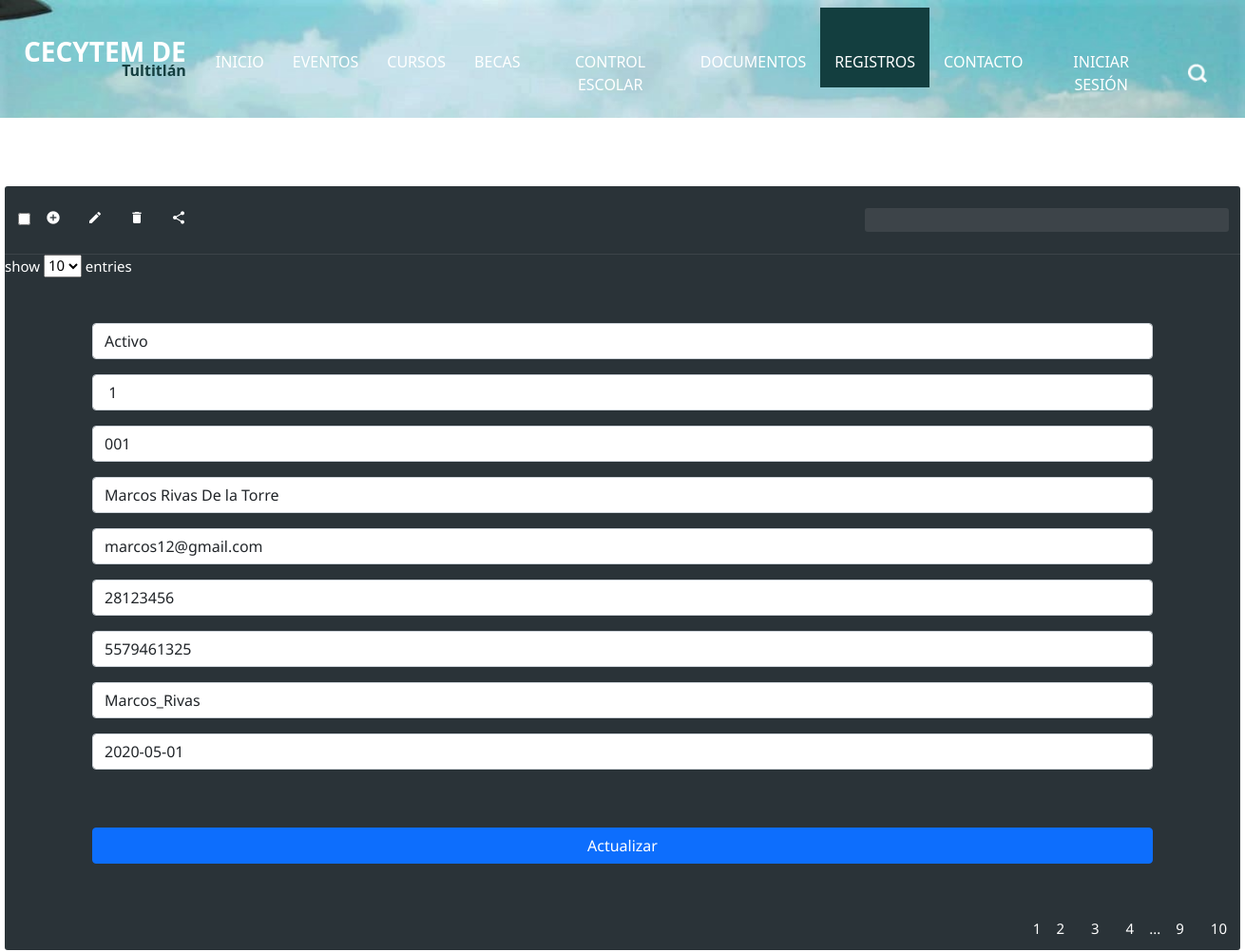
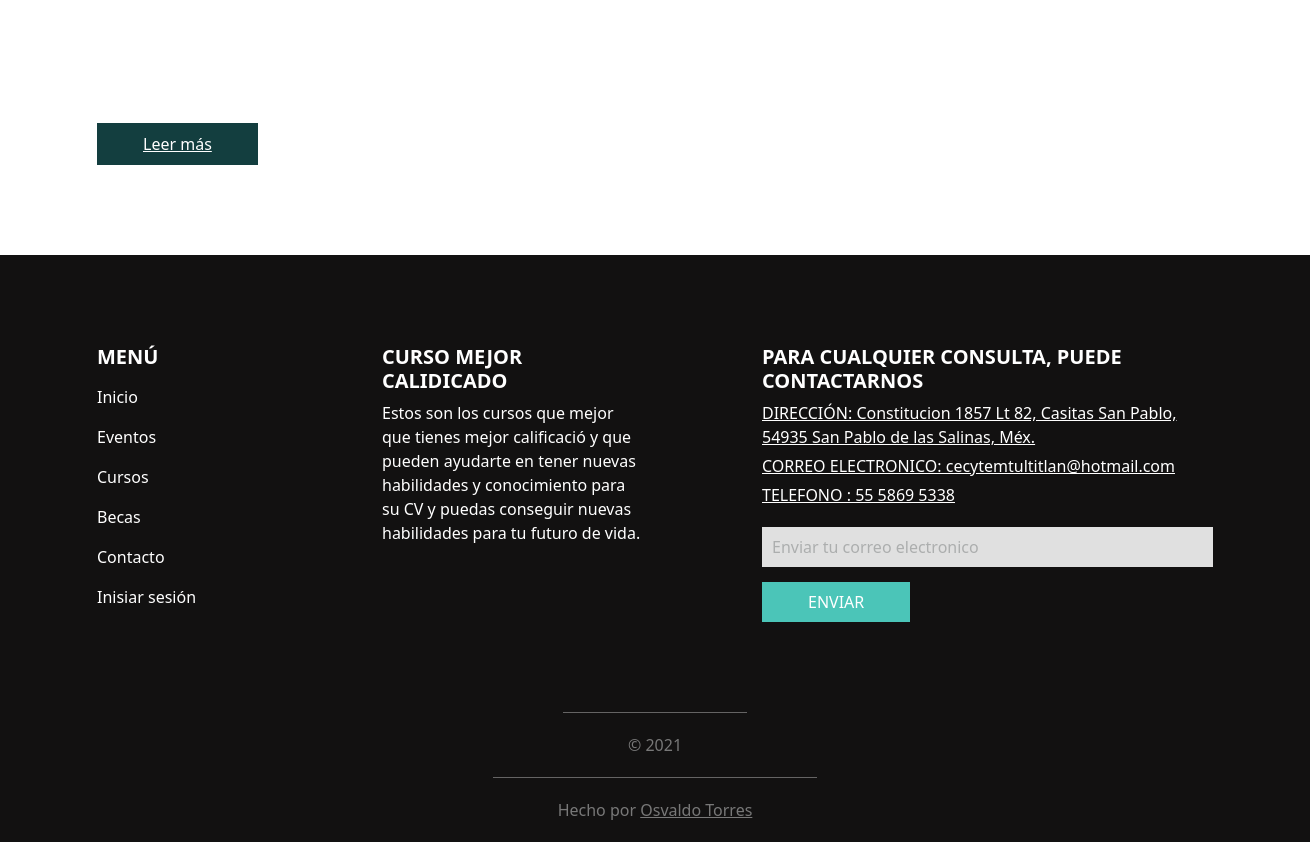
The app's page /actualizar.php?id=1 with its own data (2 pictures, top to bottom).
### tables this page shows
CREATE TABLE `registros` (
  `Estatus` varchar(150) NOT NULL,
  `Id` int(150) NOT NULL,
  `Numtrab` varchar(150) NOT NULL,
  `Nombre` varchar(45) NOT NULL,
  `Correo` varchar(45) NOT NULL,
  `Contraseña` varchar(45) NOT NULL,
  `Telefono` varchar(15) NOT NULL,
  `Usuario` varchar(45) NOT NULL,
  `Fecha` date NOT NULL
);

### actualizar.php (the view, shortened to what this page needs)
<?php
    $con=conectar();
$id=$_GET['id'];
$sql="SELECT * FROM registros WHERE Id='$id'";
$query=mysqli_query($con,$sql);
$row=mysqli_fetch_array($query);
?>
<!DOCTYPE html>
<html>
<head>
  <link rel="stylesheet" type="text/css" href="css/bootstrap.css" />
  <link href="css/style.css" rel="stylesheet" />
  <link href="css/responsive.css" rel="stylesheet" />
  <link rel="stylesheet" href="main.css">
  <link href="css/style.css" rel="stylesheet">
        <link href="https://cdn.jsdelivr.net/npm/bootstrap@5.0.0-beta1/dist/css/bootstrap.min.css" rel="stylesheet">
</head>
<body class="sub_page">
  <div class="hero_area">
    <header class="header_section">
      <div class="container-fluid">
        <nav class="navbar navbar-expand-lg custom_nav-container ">
          <a class="navbar-brand" href="index.html">
            <h3>
              Cecytem de
            </h3>
            <span> Tultitlán</span>
          </a>
          <div class="collapse navbar-collapse ml-auto" id="navbarSupportedContent">
            <ul class="navbar-nav  ml-auto">
              <li class="nav-item ">
                <a class="nav-link" href="index.html">Inicio <span class="sr-only">(current)</span></a>
              </li>
              <li class="nav-item">
                <a class="nav-link" href=""> Eventos </a>
              </li>
              <li class="nav-item">
                <a class="nav-link" href="course.html"> Cursos </a>
              </li>
              <li class="nav-item">
                <a class="nav-link" href=""> Becas </a>
              </li>
              <li class="nav-item">
                <a class="nav-link" href="CEscolar.html"> Control Escolar</a>
              </li>
              <li class="nav-item ">
                <a class="nav-link" href="CEscolar2.html">
                  Documentos</a
                >
              </li>
             <li class="nav-item active">
              <a class="nav-link" href="eventos.html"> Registros</a>
            </li>
              <li class="nav-item">
                <a class="nav-link" href="">Contacto</a>
              </li>
              <li class="nav-item">
                <a class="nav-link" href="login.html">Iniciar sesión</a>
              </li>
            </ul>
            <form class="form-inline my-2 my-lg-0 ml-0 ml-lg-4 mb-3 mb-lg-0">
              <button class="btn  my-2 my-sm-0 nav_search-btn" type="submit"></button>
            </form>
          </div>
        </nav>
      </div>
    </header>
  </div><br><br><br>
  <div class="datatable-container">
    <div class="header-tools">
      <div class="tools">
        <ul>
          <li><span><input type="checkbox"></span></li>
          <li>
            <button>
              <i class="material-icons">add_circle</i>
            </button>
          </li>
          <li>
            <button>
              <i class="material-icons">edit</i>
            </button>
          </li>
          <li>
            <button>
              <i class="material-icons">delete</i>
            </button>
          </li>
          <li>
            <button>
              <i class="material-icons">share</i>
            </button>
          </li>
        </ul>
      </div>
      <div class="search">
        <input type="tect" name="" id="" class="search-input">
      </div>
    </div>
    <div class="footer-tools">
      <div class="list-items">
        show
        <select name="n-entries" id="n-enties" class="n-entries">
          <option value="10" selected>10</option>
        </select>
        entries
      </div>
      <div class="container mt-5">
                    <form action="updete.php" method="POST">
                                <input type="text" class="form-control mb-3" name="Estatus" placeholder="Estatus" value="<?php echo $row['Estatus']  ?>">
                                <input type="text" class="form-control mb-3" name="Id" placeholder="Id" value=" <?php echo $row['Id']  ?>">
                                <input type="text" class="form-control mb-3" name="Numtrab" placeholder="Numtrab" value="<?php echo $row['Numtrab']  ?>">
                                <input type="text" class="form-control mb-3" name="Nombre" placeholder="Nombre" value="<?php echo $row['Nombre']  ?>">
                                <input type="text" class="form-control mb-3" name="Correo" placeholder="Correo" value="<?php echo $row['Correo']  ?>">
                                <input type="text" class="form-control mb-3" name="Contraseña" placeholder="Contraseña" value="<?php echo $row['Contraseña']  ?>">
                                <input type="text" class="form-control mb-3" name="Telefono" placeholder="Telefono" value="<?php echo $row['Telefono']  ?>">
                                <input type="text" class="form-control mb-3" name="Usuario" placeholder="Usuario" value="<?php echo $row['Usuario']  ?>">
                                <input type="text" class="form-control mb-3" name="Fecha" placeholder="Fecha" value="<?php echo $row['Fecha']  ?>">
                                <br><br>
                            <input type="submit" class="btn btn-primary btn-block" value="Actualizar">
                    </form><br><br>
                </div>
      <div class="pages">
        <ul>
          <li><span class="active">1</span></li>
          <li><button>2</button></li>
          <li><button>3</button></li>
          <li><button>4</button></li>
          <li><span>...</span></li>
          <li><button>9</button></li>
          <li><button>10</button></li>
        </ul>
      </div>
    </div>
  </div>
  <section class="event_section layout_padding">
    <div class="container">
      <div class="btn-box">
        <a href="">
          Leer más
        </a>
      </div>
  </section>
 <section class="info_section layout_padding">
  <div class="container">
    <div class="row">
      <div class="col-md-3">
        <div class="info_menu">
          <h5>
            Menú
          </h5>
          <ul class="navbar-nav  ">
            <li class="nav-item active">
              <a class="nav-link" href="index.html">Inicio <span class="sr-only">(current)</span></a>
            </li>
            <li class="nav-item">
              <a class="nav-link" href="about.html"> Eventos </a>
            </li>
            <li class="nav-item">
              <a class="nav-link" href="course.html"> Cursos </a>
            </li>
            <li class="nav-item">
              <a class="nav-link" href="event.html"> Becas </a>
            </li>
            <li class="nav-item">
              <a class="nav-link" href="contact.html">Contacto</a>
            </li>
            <li class="nav-item">
              <a class="nav-link" href="login.html">Inisiar sesión</a>
            </li>
          </ul>
        </div>
      </div>
      <div class="col-md-3">
        <div class="info_course">
          <h5>
            CURSO MEJOR CALIDICADO
          </h5>
          <p>
            Estos son los cursos que mejor que tienes mejor calificació y
          que pueden ayudarte en tener nuevas habilidades y conocimiento
          para su CV y puedas conseguir nuevas habilidades para tu futuro
          de vida.
          </p>
        </div>
      </div>
      <div class="col-md-5 offset-md-1">
        <div class="info_news">
          <h5>
            PARA CUALQUIER CONSULTA, PUEDE CONTACTARNOS
          </h5>
          <div class="info_contact">
            <a href="">
              DIRECCIÓN: Constitucion 1857 Lt 82, Casitas San Pablo,
               54935 San Pablo de las Salinas, Méx.
            </a>
            <a href="">
              CORREO ELECTRONICO: cecytemtultitlan@hotmail.com
            </a>
            <a href="">
              TELEFONO : 55 5869 5338
            </a>
          </div>
          <form action="">
            <input type="text" placeholder="Enviar tu correo electronico" />
            <button>
              ENVIAR
            </button>
          </form>
        </div>
      </div>
    </div>
  </div>
</section>
<footer class="container-fluid footer_section">
  <p>
    &copy; 2021
  </p>
</footer>
<footer class="container-fluid footer_section">
  <p>
    Hecho por
    <a href="https://themewagon.com/">Osvaldo Torres</a>
  </p>
</footer>
</body>
</html>

### css/style.css (style rules this page uses)
body { font-family: "Poppins", sans-serif; color: #000000; background-color: #ffffff; }
.layout_padding { padding: 90px 0; }
.hero_area { height: 100vh; background-color: #b5caee; background-image: url(../images/ce.jpg); background-size: cover; }
.sub_page .hero_area { height: auto; }
.header_section .container-fluid { padding-right: 25px; padding-left: 25px; }
.custom_nav-container .navbar-nav .nav-item .nav-link { padding: 45px 15px 15px; color: #ffffff; text-align: center; position: relative; text-transform: uppercase; }
.custom_nav-container .navbar-nav .nav-item:hover .nav-link, .custom_nav-container .navbar-nav .nav-item.active .nav-link { background-color: #133e3f; }
.custom_nav-container .form-inline { padding-top: 30px; }
a, a:hover, a:focus { text-decoration: none; }
.btn, .btn:focus { outline: none !important; -webkit-box-shadow: none; box-shadow: none; }
.custom_nav-container .nav_search-btn { background-image: url(../images/search-icon.png); background-size: 20px; background-repeat: no-repeat; background-position-y: 7px; width: 35px; height: 35px; padding: 0; border: none; }
.navbar-brand { display: -webkit-box; display: -ms-flexbox; display: flex; -webkit-box-orient: vertical; -webkit-box-direction: normal; -ms-flex-direction: column; flex-direction: column; -webkit-box-align: end; -ms-flex-align: end; align-items: flex-end; }
.navbar-brand h3 { color: #ffffff; font-weight: bold; text-transform: uppercase; margin: 0; }
.navbar-brand span { font-size: 16px; font-weight: bold; color: #133e3f; margin-top: -10px; }
.custom_nav-container { z-index: 99999; padding: 0; }
.event_section .btn-box { display: -webkit-box; display: -ms-flexbox; display: flex; }
.event_section .btn-box a { display: inline-block; padding: 8px 45px; background-color: #133e3f; border: 1px solid #133e3f; color: #ffffff; margin-top: 35px; }
.info_section { background-color: #121111; color: #ffffff; }
.info_section h5 { text-transform: uppercase; font-weight: 600; }
.info_section .info_menu .navbar-nav .nav-item .nav-link { color: #ffffff; }
.info_section .info_news .info_contact { display: -webkit-box; display: -ms-flexbox; display: flex; -webkit-box-orient: vertical; -webkit-box-direction: normal; -ms-flex-direction: column; flex-direction: column; -webkit-box-align: start; -ms-flex-align: start; align-items: flex-start; }
.info_section .info_news .info_contact a { color: #ffffff; margin-bottom: 5px; }
.info_section .info_news form { margin-top: 15px; }
.info_section .info_news form input { width: 100%; border: none; outline: none; padding: 8px 10px; background-color: #e0e0e0; }
.info_section .info_news form input::placeholder { color: #acaeae; }
.info_section .info_news form button { display: inline-block; padding: 7px 45px; background-color: #4bc5b8; border: 1px solid #4bc5b8; color: #ffffff; margin-top: 15px; }
.footer_section { background-color: #121111; font-weight: 500; display: -webkit-box; display: -ms-flexbox; display: flex; -webkit-box-pack: center; -ms-flex-pack: center; justify-content: center; }
.footer_section p { padding: 20px 65px; color: #787878; margin: 0 auto; text-align: center; border-top: 1px solid rgba(224, 224, 224, 0.4); }
.footer_section a { color: #787878; }

### css/responsive.css (style rules this page uses)
@media (min-width: 1200px) { .container { max-width: 1170px; } }

### records on screen
registros: Estatus "Activo", Id "1", Numtrab "001", Nombre "Marcos Rivas De la Torre", Correo "marcos12@gmail.com", Contraseña "28123456", Telefono "5579461325", Usuario "Marcos_Rivas", Fecha "2020-05-01"
